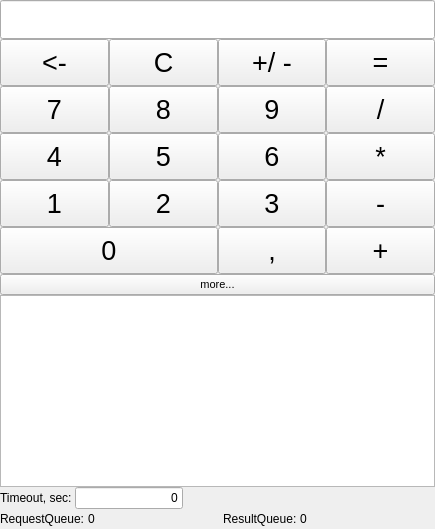
<?xml version="1.0" encoding="UTF-8"?>
<ui version="4.0">
 <class>CalculatorForm</class>
 <widget class="QWidget" name="CalculatorForm">
  <property name="geometry">
   <rect>
    <x>0</x>
    <y>0</y>
    <width>435</width>
    <height>529</height>
   </rect>
  </property>
  <property name="windowTitle">
   <string>Form</string>
  </property>
  <layout class="QVBoxLayout" name="verticalLayout">
   <property name="spacing">
    <number>0</number>
   </property>
   <property name="leftMargin">
    <number>0</number>
   </property>
   <property name="topMargin">
    <number>0</number>
   </property>
   <property name="rightMargin">
    <number>0</number>
   </property>
   <property name="bottomMargin">
    <number>0</number>
   </property>
   <item>
    <widget class="QWidget" name="mainArea" native="true">
     <layout class="QGridLayout" name="gridLayout_2">
      <property name="leftMargin">
       <number>0</number>
      </property>
      <property name="topMargin">
       <number>0</number>
      </property>
      <property name="rightMargin">
       <number>0</number>
      </property>
      <property name="bottomMargin">
       <number>0</number>
      </property>
      <property name="spacing">
       <number>0</number>
      </property>
      <item row="2" column="3">
       <widget class="QPushButton" name="buttonDiv">
        <property name="sizePolicy">
         <sizepolicy hsizetype="Expanding" vsizetype="Expanding">
          <horstretch>0</horstretch>
          <verstretch>0</verstretch>
         </sizepolicy>
        </property>
        <property name="font">
         <font>
          <pointsize>20</pointsize>
         </font>
        </property>
        <property name="text">
         <string>/</string>
        </property>
       </widget>
      </item>
      <item row="4" column="3">
       <widget class="QPushButton" name="buttonMinus">
        <property name="sizePolicy">
         <sizepolicy hsizetype="Expanding" vsizetype="Expanding">
          <horstretch>0</horstretch>
          <verstretch>0</verstretch>
         </sizepolicy>
        </property>
        <property name="font">
         <font>
          <pointsize>20</pointsize>
         </font>
        </property>
        <property name="text">
         <string>-</string>
        </property>
       </widget>
      </item>
      <item row="4" column="0">
       <widget class="QPushButton" name="button1">
        <property name="sizePolicy">
         <sizepolicy hsizetype="Expanding" vsizetype="Expanding">
          <horstretch>0</horstretch>
          <verstretch>0</verstretch>
         </sizepolicy>
        </property>
        <property name="font">
         <font>
          <pointsize>20</pointsize>
         </font>
        </property>
        <property name="text">
         <string>1</string>
        </property>
       </widget>
      </item>
      <item row="2" column="0">
       <widget class="QPushButton" name="button7">
        <property name="sizePolicy">
         <sizepolicy hsizetype="Expanding" vsizetype="Expanding">
          <horstretch>0</horstretch>
          <verstretch>0</verstretch>
         </sizepolicy>
        </property>
        <property name="font">
         <font>
          <pointsize>20</pointsize>
         </font>
        </property>
        <property name="text">
         <string>7</string>
        </property>
       </widget>
      </item>
      <item row="1" column="2">
       <widget class="QPushButton" name="buttonSign">
        <property name="sizePolicy">
         <sizepolicy hsizetype="Expanding" vsizetype="Expanding">
          <horstretch>0</horstretch>
          <verstretch>0</verstretch>
         </sizepolicy>
        </property>
        <property name="font">
         <font>
          <pointsize>20</pointsize>
         </font>
        </property>
        <property name="text">
         <string>+/ -</string>
        </property>
       </widget>
      </item>
      <item row="2" column="1">
       <widget class="QPushButton" name="button8">
        <property name="sizePolicy">
         <sizepolicy hsizetype="Expanding" vsizetype="Expanding">
          <horstretch>0</horstretch>
          <verstretch>0</verstretch>
         </sizepolicy>
        </property>
        <property name="font">
         <font>
          <pointsize>20</pointsize>
         </font>
        </property>
        <property name="text">
         <string>8</string>
        </property>
       </widget>
      </item>
      <item row="1" column="0">
       <widget class="QPushButton" name="buttonBackspace">
        <property name="sizePolicy">
         <sizepolicy hsizetype="Expanding" vsizetype="Expanding">
          <horstretch>0</horstretch>
          <verstretch>0</verstretch>
         </sizepolicy>
        </property>
        <property name="font">
         <font>
          <pointsize>20</pointsize>
         </font>
        </property>
        <property name="text">
         <string>&lt;-</string>
        </property>
       </widget>
      </item>
      <item row="1" column="3">
       <widget class="QPushButton" name="buttonEval">
        <property name="sizePolicy">
         <sizepolicy hsizetype="Expanding" vsizetype="Expanding">
          <horstretch>0</horstretch>
          <verstretch>0</verstretch>
         </sizepolicy>
        </property>
        <property name="font">
         <font>
          <pointsize>20</pointsize>
         </font>
        </property>
        <property name="text">
         <string>=</string>
        </property>
       </widget>
      </item>
      <item row="1" column="1">
       <widget class="QPushButton" name="buttonClear">
        <property name="sizePolicy">
         <sizepolicy hsizetype="Expanding" vsizetype="Expanding">
          <horstretch>0</horstretch>
          <verstretch>0</verstretch>
         </sizepolicy>
        </property>
        <property name="font">
         <font>
          <pointsize>20</pointsize>
         </font>
        </property>
        <property name="text">
         <string>C</string>
        </property>
       </widget>
      </item>
      <item row="4" column="2">
       <widget class="QPushButton" name="button3">
        <property name="sizePolicy">
         <sizepolicy hsizetype="Expanding" vsizetype="Expanding">
          <horstretch>0</horstretch>
          <verstretch>0</verstretch>
         </sizepolicy>
        </property>
        <property name="font">
         <font>
          <pointsize>20</pointsize>
         </font>
        </property>
        <property name="text">
         <string>3</string>
        </property>
       </widget>
      </item>
      <item row="3" column="1">
       <widget class="QPushButton" name="button5">
        <property name="sizePolicy">
         <sizepolicy hsizetype="Expanding" vsizetype="Expanding">
          <horstretch>0</horstretch>
          <verstretch>0</verstretch>
         </sizepolicy>
        </property>
        <property name="font">
         <font>
          <pointsize>20</pointsize>
         </font>
        </property>
        <property name="text">
         <string>5</string>
        </property>
       </widget>
      </item>
      <item row="3" column="2">
       <widget class="QPushButton" name="button6">
        <property name="sizePolicy">
         <sizepolicy hsizetype="Expanding" vsizetype="Expanding">
          <horstretch>0</horstretch>
          <verstretch>0</verstretch>
         </sizepolicy>
        </property>
        <property name="font">
         <font>
          <pointsize>20</pointsize>
         </font>
        </property>
        <property name="text">
         <string>6</string>
        </property>
       </widget>
      </item>
      <item row="3" column="0">
       <widget class="QPushButton" name="button4">
        <property name="sizePolicy">
         <sizepolicy hsizetype="Expanding" vsizetype="Expanding">
          <horstretch>0</horstretch>
          <verstretch>0</verstretch>
         </sizepolicy>
        </property>
        <property name="font">
         <font>
          <pointsize>20</pointsize>
         </font>
        </property>
        <property name="text">
         <string>4</string>
        </property>
       </widget>
      </item>
      <item row="2" column="2">
       <widget class="QPushButton" name="button9">
        <property name="sizePolicy">
         <sizepolicy hsizetype="Expanding" vsizetype="Expanding">
          <horstretch>0</horstretch>
          <verstretch>0</verstretch>
         </sizepolicy>
        </property>
        <property name="font">
         <font>
          <pointsize>20</pointsize>
         </font>
        </property>
        <property name="text">
         <string>9</string>
        </property>
       </widget>
      </item>
      <item row="3" column="3">
       <widget class="QPushButton" name="buttonMul">
        <property name="sizePolicy">
         <sizepolicy hsizetype="Expanding" vsizetype="Expanding">
          <horstretch>0</horstretch>
          <verstretch>0</verstretch>
         </sizepolicy>
        </property>
        <property name="font">
         <font>
          <pointsize>20</pointsize>
         </font>
        </property>
        <property name="text">
         <string>*</string>
        </property>
       </widget>
      </item>
      <item row="4" column="1">
       <widget class="QPushButton" name="button2">
        <property name="sizePolicy">
         <sizepolicy hsizetype="Expanding" vsizetype="Expanding">
          <horstretch>0</horstretch>
          <verstretch>0</verstretch>
         </sizepolicy>
        </property>
        <property name="font">
         <font>
          <pointsize>20</pointsize>
         </font>
        </property>
        <property name="text">
         <string>2</string>
        </property>
       </widget>
      </item>
      <item row="5" column="2">
       <widget class="QPushButton" name="buttonDecPoint">
        <property name="sizePolicy">
         <sizepolicy hsizetype="Expanding" vsizetype="Expanding">
          <horstretch>0</horstretch>
          <verstretch>0</verstretch>
         </sizepolicy>
        </property>
        <property name="font">
         <font>
          <pointsize>20</pointsize>
         </font>
        </property>
        <property name="text">
         <string>,</string>
        </property>
       </widget>
      </item>
      <item row="5" column="0" colspan="2">
       <widget class="QPushButton" name="button0">
        <property name="sizePolicy">
         <sizepolicy hsizetype="Expanding" vsizetype="Expanding">
          <horstretch>0</horstretch>
          <verstretch>0</verstretch>
         </sizepolicy>
        </property>
        <property name="font">
         <font>
          <pointsize>20</pointsize>
         </font>
        </property>
        <property name="text">
         <string>0</string>
        </property>
       </widget>
      </item>
      <item row="5" column="3">
       <widget class="QPushButton" name="buttonPlus">
        <property name="sizePolicy">
         <sizepolicy hsizetype="Expanding" vsizetype="Expanding">
          <horstretch>0</horstretch>
          <verstretch>0</verstretch>
         </sizepolicy>
        </property>
        <property name="font">
         <font>
          <pointsize>20</pointsize>
         </font>
        </property>
        <property name="text">
         <string>+</string>
        </property>
       </widget>
      </item>
      <item row="6" column="0" colspan="4">
       <widget class="QPushButton" name="buttonMore">
        <property name="sizePolicy">
         <sizepolicy hsizetype="Minimum" vsizetype="Minimum">
          <horstretch>0</horstretch>
          <verstretch>0</verstretch>
         </sizepolicy>
        </property>
        <property name="font">
         <font>
          <pointsize>8</pointsize>
         </font>
        </property>
        <property name="text">
         <string>more...</string>
        </property>
       </widget>
      </item>
      <item row="0" column="0" colspan="4">
       <widget class="QLineEdit" name="lineEdit">
        <property name="sizePolicy">
         <sizepolicy hsizetype="Expanding" vsizetype="Preferred">
          <horstretch>0</horstretch>
          <verstretch>0</verstretch>
         </sizepolicy>
        </property>
        <property name="font">
         <font>
          <pointsize>20</pointsize>
         </font>
        </property>
        <property name="text">
         <string/>
        </property>
        <property name="alignment">
         <set>Qt::AlignRight|Qt::AlignTrailing|Qt::AlignVCenter</set>
        </property>
        <property name="readOnly">
         <bool>true</bool>
        </property>
       </widget>
      </item>
     </layout>
    </widget>
   </item>
   <item>
    <widget class="QWidget" name="extraArea" native="true">
     <property name="sizePolicy">
      <sizepolicy hsizetype="Preferred" vsizetype="Fixed">
       <horstretch>0</horstretch>
       <verstretch>0</verstretch>
      </sizepolicy>
     </property>
     <layout class="QVBoxLayout" name="verticalLayout_2">
      <property name="spacing">
       <number>0</number>
      </property>
      <property name="leftMargin">
       <number>0</number>
      </property>
      <property name="topMargin">
       <number>0</number>
      </property>
      <property name="rightMargin">
       <number>0</number>
      </property>
      <property name="bottomMargin">
       <number>0</number>
      </property>
      <item>
       <widget class="Console" name="console">
        <property name="sizePolicy">
         <sizepolicy hsizetype="Preferred" vsizetype="Fixed">
          <horstretch>0</horstretch>
          <verstretch>0</verstretch>
         </sizepolicy>
        </property>
        <property name="font">
         <font>
          <pointsize>10</pointsize>
         </font>
        </property>
        <property name="lineWrapMode">
         <enum>QPlainTextEdit::NoWrap</enum>
        </property>
        <property name="readOnly">
         <bool>true</bool>
        </property>
       </widget>
      </item>
      <item>
       <layout class="QHBoxLayout" name="horizontalLayout_2">
        <item>
         <widget class="QLabel" name="timeoutLabel">
          <property name="text">
           <string>Timeout, sec: </string>
          </property>
         </widget>
        </item>
        <item>
         <widget class="QLineEdit" name="timeoutEdit">
          <property name="sizePolicy">
           <sizepolicy hsizetype="Preferred" vsizetype="Fixed">
            <horstretch>0</horstretch>
            <verstretch>0</verstretch>
           </sizepolicy>
          </property>
          <property name="inputMask">
           <string/>
          </property>
          <property name="text">
           <string>0</string>
          </property>
          <property name="alignment">
           <set>Qt::AlignRight|Qt::AlignTrailing|Qt::AlignVCenter</set>
          </property>
         </widget>
        </item>
        <item>
         <spacer name="horizontalSpacer_3">
          <property name="orientation">
           <enum>Qt::Horizontal</enum>
          </property>
          <property name="sizeHint" stdset="0">
           <size>
            <width>40</width>
            <height>20</height>
           </size>
          </property>
         </spacer>
        </item>
       </layout>
      </item>
      <item>
       <layout class="QHBoxLayout" name="horizontalLayout">
        <item>
         <widget class="QLabel" name="requestQueueLabel">
          <property name="text">
           <string>RequestQueue: </string>
          </property>
         </widget>
        </item>
        <item>
         <widget class="QLabel" name="requestQueueSizeLabel">
          <property name="text">
           <string>0</string>
          </property>
         </widget>
        </item>
        <item>
         <spacer name="horizontalSpacer">
          <property name="orientation">
           <enum>Qt::Horizontal</enum>
          </property>
          <property name="sizeHint" stdset="0">
           <size>
            <width>40</width>
            <height>20</height>
           </size>
          </property>
         </spacer>
        </item>
        <item>
         <widget class="QLabel" name="resultQueueLabel">
          <property name="text">
           <string>ResultQueue: </string>
          </property>
         </widget>
        </item>
        <item>
         <widget class="QLabel" name="resultQueueSizeLabel">
          <property name="text">
           <string>0</string>
          </property>
         </widget>
        </item>
        <item>
         <spacer name="horizontalSpacer_2">
          <property name="orientation">
           <enum>Qt::Horizontal</enum>
          </property>
          <property name="sizeHint" stdset="0">
           <size>
            <width>40</width>
            <height>20</height>
           </size>
          </property>
         </spacer>
        </item>
       </layout>
      </item>
     </layout>
    </widget>
   </item>
  </layout>
 </widget>
 <customwidgets>
  <customwidget>
   <class>Console</class>
   <extends>QPlainTextEdit</extends>
   <header>Console.hpp</header>
  </customwidget>
 </customwidgets>
 <tabstops>
  <tabstop>console</tabstop>
  <tabstop>timeoutEdit</tabstop>
 </tabstops>
 <resources/>
 <connections/>
</ui>
